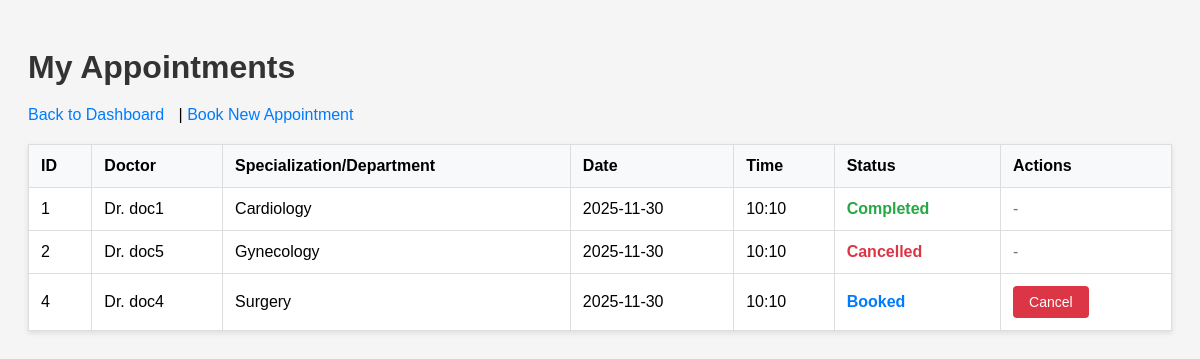
Screenshot of /patient/appointments (signed in) with the database file from the repository.
### app.py (models this page shows, shortened)
class Appointment(db.Model):
    __tablename__ = 'appointment'
    id = db.Column(db.Integer, primary_key=True, autoincrement=True)
    patient_id = db.Column(db.Integer, db.ForeignKey('patient.id'), nullable=False)
    doctor_id = db.Column(db.Integer, db.ForeignKey('doctor.id'), nullable=False)
    date = db.Column(db.String(20), nullable=False)
    time = db.Column(db.String(20), nullable=False)
    status = db.Column(db.String(20), default='Booked', nullable=False)
    patient = db.relationship('Patient', backref='appointments')
    doctor = db.relationship('Doctor', backref='appointments')
    __table_args__ = (db.UniqueConstraint('doctor_id', 'date', 'time', name='_doctor_appointment_uc'),)

class User(db.Model):
    __tablename__ = 'user'
    id = db.Column(db.Integer, primary_key=True, autoincrement=True)
    username = db.Column(db.String(100), unique=True, nullable=False)
    password = db.Column(db.String(100), nullable=False)
    role = db.Column(db.String(20), nullable=False)  # admin, doctor, patient
    contact = db.Column(db.String(50), nullable=True)

class Department(db.Model):
    __tablename__ = 'department'
    id = db.Column(db.Integer, primary_key=True, autoincrement=True)
    name = db.Column(db.String(100), unique=True, nullable=False)
    description = db.Column(db.String(255))

### app.py (the view)
@app.route('/patient/appointments')
def user_appointments():
    if 'user_id' not in session or session.get('role') != 'patient':
        flash('Access denied', 'error')
        return redirect(url_for('login'))
    patient = Patient.query.filter_by(user_id=session['user_id']).first()
    appointments = Appointment.query.filter_by(patient_id=patient.id).all()
    return render_template('user_appointments.html', appointments=appointments)

### templates/user_appointments.html (shortened to what this page needs)
<!DOCTYPE html>
<html lang="en">
<head>
</head>
<body>
    <h1>My Appointments</h1>
    <div>
        <a href="/patient/dashboard">Back to Dashboard</a> |
        <a href="/patient/book_appointment">Book New Appointment</a>
    </div>
    {% if appointments %}
    <table>
        <thead>
            <tr>
                <th>ID</th>
                <th>Doctor</th>
                <th>Specialization/Department</th>
                <th>Date</th>
                <th>Time</th>
                <th>Status</th>
                <th>Actions</th>
            </tr>
        </thead>
        <tbody>
            {% for appointment in appointments %}
            <tr>
                <td>{{ appointment.id }}</td>
                <td>Dr. {{ appointment.doctor.user.username }}</td>
                <td>{{ appointment.doctor.department.name }}</td>
                <td>{{ appointment.date }}</td>
                <td>{{ appointment.time }}</td>
                <td>
                    {% if appointment.status == 'Completed' %}
                        <span class="status-completed">{{ appointment.status }}</span>
                    {% elif appointment.status == 'Booked' %}
                        <span class="status-booked">{{ appointment.status }}</span>
                    {% else %}
                        <span class="status-cancelled">{{ appointment.status }}</span>
                    {% endif %}
                </td>
                <td>
                    {% if appointment.status == 'Booked' %}
                        <a href="/patient/cancel_appointment/{{ appointment.id }}"
                           class="btn btn-danger"
                           onclick="return confirm('Are you sure you want to cancel this appointment?')">Cancel</a>
                    {% else %}
                        <span style="color: #6c757d;">-</span>
                    {% endif %}
                </td>
            </tr>
            {% endfor %}
        </tbody>
    </table>
    {% else %}
    <div class="no-appointments">
        <h3>No appointments found</h3>
        <p>You haven't booked any appointments yet.</p>
        <a href="/patient/book_appointment" class="btn" style="margin-top: 15px;">Book Your First Appointment</a>
    </div>
    {% endif %}
</body>
</html>

### templates/user_appointments.html (style rules this page uses)
body { font-family: Arial, sans-serif; padding: 20px; background-color: #f5f5f5; }
h1 { color: #333; margin-bottom: 20px; }
a { color: #007bff; text-decoration: none; margin-right: 10px; }
.btn { display: inline-block; padding: 8px 16px; background-color: #007bff; color: white; border-radius: 4px; text-decoration: none; font-size: 14px; }
.btn-danger { background-color: #dc3545; }
table { width: 100%; border-collapse: collapse; background: white; box-shadow: 0 2px 5px rgba(0,0,0,0.1); margin-top: 20px; }
th, td { padding: 12px; text-align: left; border: 1px solid #ddd; }
th { background-color: #f8f9fa; font-weight: bold; }
.status-completed { color: #28a745; font-weight: bold; }
.status-booked { color: #007bff; font-weight: bold; }
.status-cancelled { color: #dc3545; font-weight: bold; }

### rows the page displays
Appointment: id "1", doctor.user.username "doc1", doctor.department.name "Cardiology", date "2025-11-30", time "10:10", status "Completed"
Appointment: id "2", doctor.user.username "doc5", doctor.department.name "Gynecology", date "2025-11-30", time "10:10", status "Cancelled"
Appointment: id "4", doctor.user.username "doc4", doctor.department.name "Surgery", date "2025-11-30", time "10:10", status "Booked"
